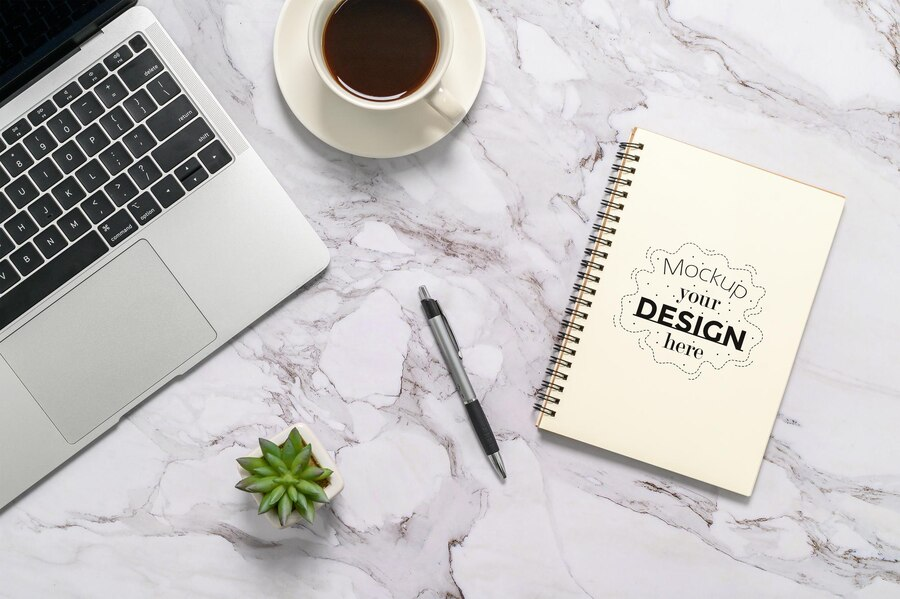
#> input picture mix.jpg, 900 x 599 px, given in place of the camera
$ jupyter execute --allow-errors 1_3-BasicOperations.ipynb   (text cells are left out)
#> lines starting #> are read from the running program, lines starting #| are printed output that depends on the picture; after the words box and inside, x2 and y2 are one past the last pixel; in counts of white or black regions, pixels touching at a corner belong together; pictures that were not available may be replaced by others from this repository, and a replacement may not be noted
[cell 1]
import numpy as np
import cv2

from matplotlib import pyplot as plt

[cell 2]
# yellow and blue images
import cv2
import numpy as np
cap = cv2.VideoCapture(0)

while(1):

    # Take each frame
    _, frame = cap.read()
#> frame is the input picture: shape (599, 900, 3); mean B, G, R 194.2, 195.5, 198.2

    # Convert BGR to HSV
    hsv = cv2.cvtColor(frame, cv2.COLOR_BGR2HSV)
#> hsv: shape (599, 900, 3); mean H, S, V 94.6, 15.5, 199.7

    cv2.imshow("hsv",hsv)

    # define range of blue color in HSV
    lower_yellow = np.array([20, 100, 100])
    upper_yellow = np.array([30, 255, 255])

    lower_blue = np.array([110,50,50])
    upper_blue = np.array([130,255,255])

    # Threshold the HSV image to get only yellow colors
    mask = cv2.inRange(hsv, lower_yellow, upper_yellow)
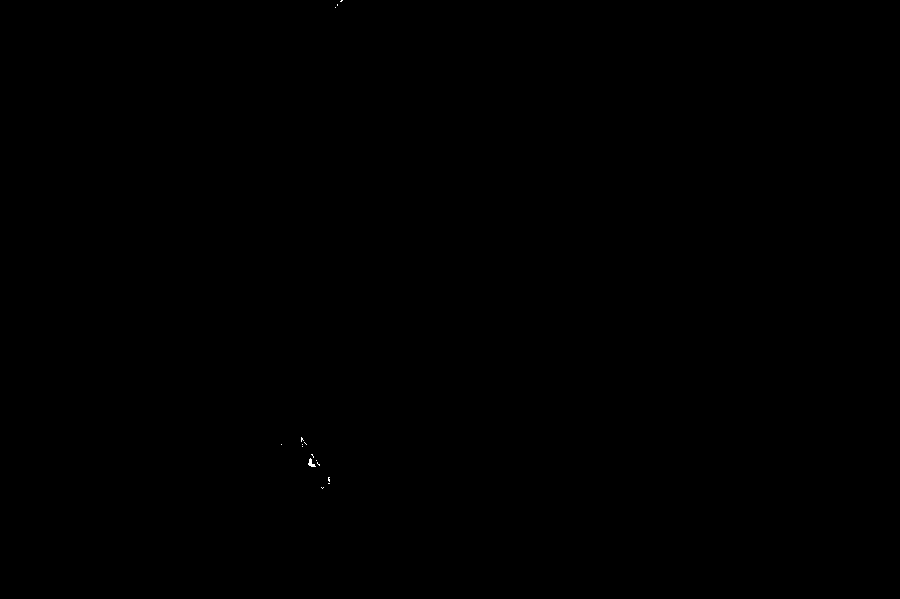
#> mask: shape (599, 900); 0.01% white in thin lines or dots, all inside (x1, y1, x2, y2) = (281, 0, 343, 489)
    mask2 = cv2.inRange(hsv, lower_blue, upper_blue)
#> mask2: shape (599, 900); every value is 0
    """
    nRange() function returns an array of elements equal to 255 if the elements of the given array lie between
    the two arrays representing the upper bounds and the lower bounds or the inRange() function returns an array of
    elements equal to 0 if the elements
    of the given array do not lie between the two arrays representing the upper bounds and the lower bounds.
    """

    # Bitwise-AND mask and original image
    res = cv2.bitwise_and(frame,frame, mask= mask) # sadece frame ve mask da nonzero olmayanlar
    res2 = cv2.bitwise_and(frame,frame, mask= mask2)
#> res2: shape (599, 900, 3); every value is 0
    """
    The operation of "And" will be performed only if mask[i] doesn't equal zero, else the the result of and operation will be zero.
    """
    multiple=cv2.bitwise_or(res,res2)

    cv2.imshow('frame',frame)
    cv2.imshow('mask',mask)
    cv2.imshow('res',res)
    cv2.imshow('res2',res2)

    # for multiple color
    cv2.imshow("multiple",multiple)


    k = cv2.waitKey(5) & 0xFF
#> (key Esc is pressed here)
    if k == 27:
        break
cv2.destroyAllWindows()

[cell 3]
image=cv2.imread("demo_image3.jpg")

image_rgb=cv2.cvtColor(image,cv2.COLOR_BGR2RGB)
image_gray=cv2.cvtColor(image,cv2.COLOR_BGR2GRAY)

plt.figure(figsize=(16, 8))

plt.subplot(121)
plt.imshow(image_rgb)

plt.subplot(122)
plt.imshow(image_gray,cmap="gray")
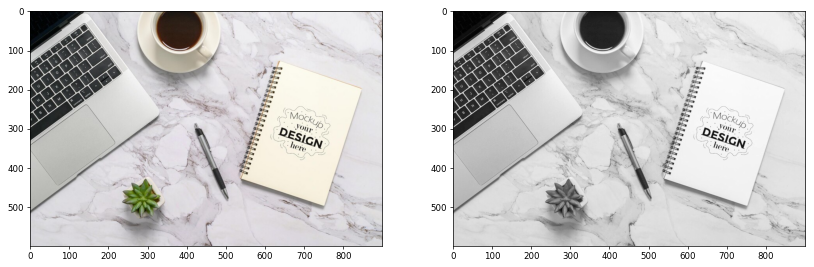
#> figure drawn by matplotlib, 2 panels

[cell 4]
ret,thres_image=cv2.threshold(image_gray,30,255,cv2.THRESH_BINARY)
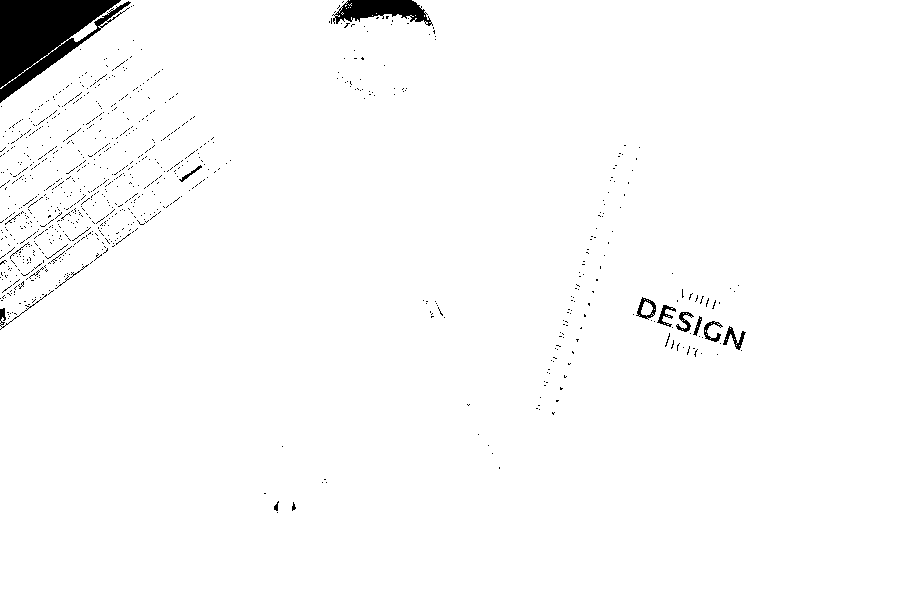
#> thres_image: shape (599, 900); 97.9% white; 871 black regions (855 under 20 px), largest, box (x1, y1, x2, y2) and area: (0, 0, 131, 103) 6706, (332, 0, 433, 26) 1481, (723, 326, 746, 350) 185

plt.imshow(thres_image,cmap="gray")

[cell 5]
thresh_mean = cv2.adaptiveThreshold(image_gray,255,cv2.ADAPTIVE_THRESH_MEAN_C,cv2.THRESH_BINARY,11,2)
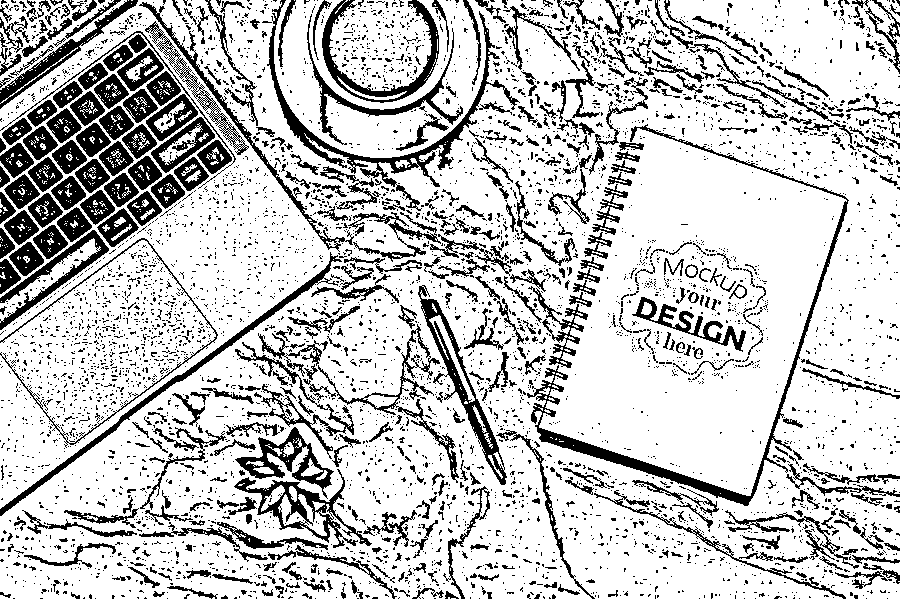
#> thresh_mean: shape (599, 900); 77.4% white; 5340 black regions (4807 under 20 px), largest, box (x1, y1, x2, y2) and area: (527, 124, 849, 506) 4776, (267, 0, 520, 211) 3967, (418, 285, 507, 485) 2518

thresh_gaussian = cv2.adaptiveThreshold(image_gray,255,cv2.ADAPTIVE_THRESH_GAUSSIAN_C,cv2.THRESH_BINARY,11,2)
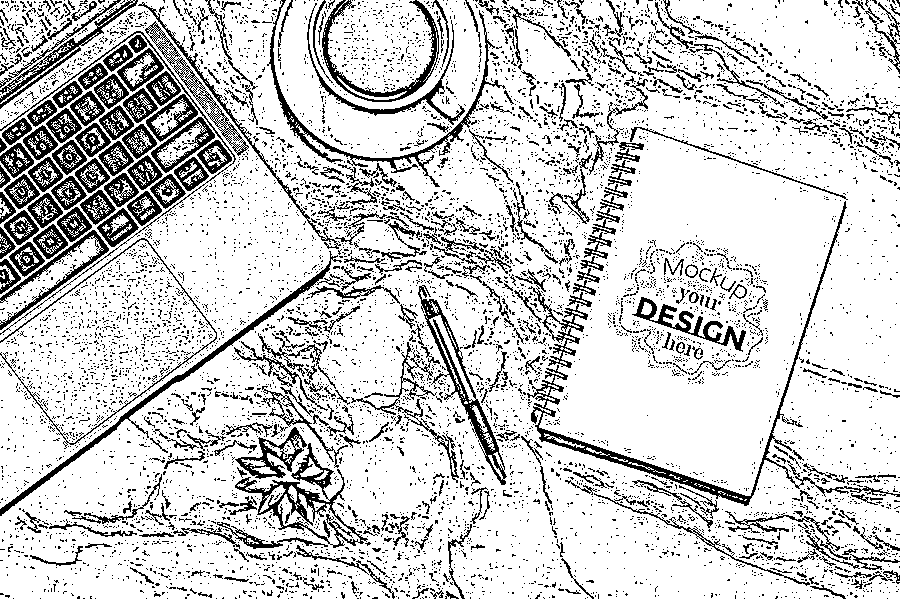
#> thresh_gaussian: shape (599, 900); 80.8% white; black in thin lines or dots

plt.figure(figsize=(16, 8))

plt.subplot(121)
plt.imshow(thresh_mean,cmap="gray")

plt.subplot(122)
plt.imshow(thresh_gaussian,cmap="gray")

[cell 6]
image=cv2.imread("demo_image3.jpg")
image_rgb=cv2.cvtColor(image,cv2.COLOR_BGR2RGB)

kernel = np.ones((5,5),np.float32)/25
#> (the rest of this cell did not finish here and is left out)

[cell 7]
image=cv2.imread("demo_image3.jpg")
image_rgb=cv2.cvtColor(image,cv2.COLOR_BGR2RGB)

#> (the rest of this cell did not finish here and is left out)

[cell 8]
image=cv2.imread("demo_image3.jpg")

image_gray=cv2.cvtColor(image,cv2.COLOR_BGR2GRAY)

#> (the rest of this cell did not finish here and is left out)

[cell 9]
image=cv2.imread("demo_image3.jpg")

rgb_image=cv2.cvtColor(image,cv2.COLOR_BGR2RGB)

[cell 10]
lower_reso = cv2.pyrDown(rgb_image) # cv2.pyrUp(lower_reso) for more resolution
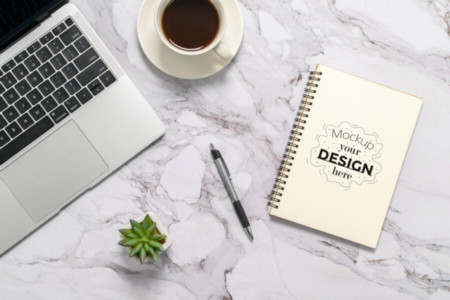
#> lower_reso: shape (300, 450, 3); mean R, G, B 198.1, 195.4, 194.2
lower_reso2 = cv2.pyrDown(lower_reso)
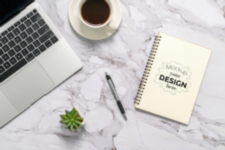
#> lower_reso2: shape (150, 225, 3); mean R, G, B 198, 195.3, 194

plt.figure(figsize=(16, 8))

plt.subplot(131),plt.imshow(rgb_image),plt.title('Original')
plt.xticks([]), plt.yticks([])

plt.subplot(132),plt.imshow(lower_reso),plt.title('Lower res')
plt.xticks([]), plt.yticks([])

plt.subplot(133),plt.imshow(lower_reso2),plt.title('more Lower res')
plt.xticks([]), plt.yticks([])

plt.show()

[cell 11]
image=cv2.imread("images/road.png")
image_rgb=cv2.cvtColor(image,cv2.COLOR_BGR2RGB)
image_gray=cv2.cvtColor(image,cv2.COLOR_BGR2GRAY)

[cell 12]
edges = cv2.Canny(image_gray, 50, 200)
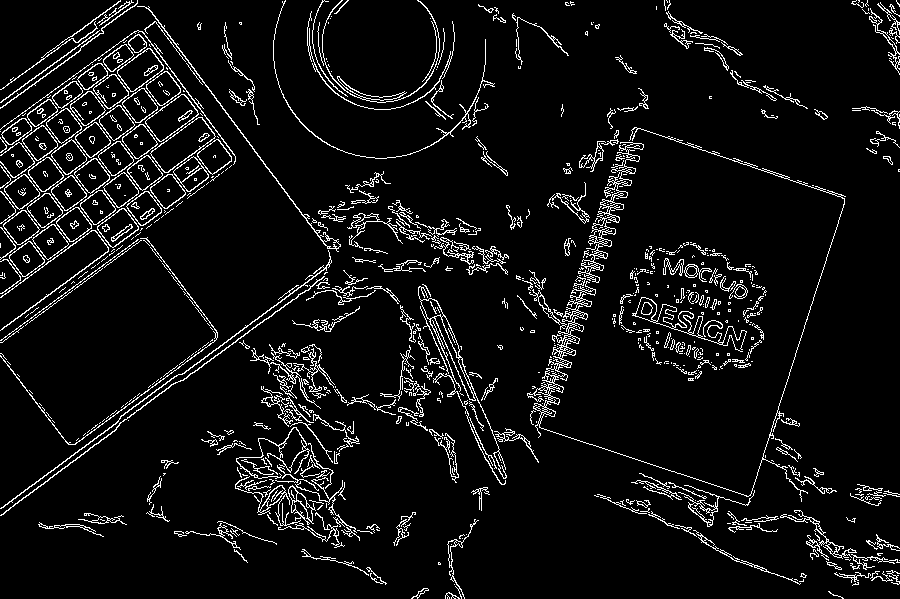
#> edges: shape (599, 900); 6.6% white in thin lines or dots
plt.imshow(edges,cmap="gray")

[cell 13]
lines = cv2.HoughLinesP(edges, 1, np.pi/180, 75, minLineLength=10, maxLineGap=250)
#> lines = 149 rows, first 6: [147, 8, 505, 483], [730, 557, 899, 36], [18, 115, 791, 366], [528, 446, 668, 15], [2, 257, 330, 18], [40, 486, 478, 144]

[cell 14]
# Draw lines on the image
for line in lines:
    x1, y1, x2, y2 = line[0]
    cv2.line(image_rgb, (x1, y1), (x2, y2), (255, 0, 0), 2)
#> this loop made 149 passes
#> (x1, y1, x2, y2) on passes 1 to 12: (147, 8, 505, 483), (730, 557, 899, 36), (18, 115, 791, 366), (528, 446, 668, 15), (2, 257, 330, 18), (40, 486, 478, 144), (2, 295, 326, 59), (1, 329, 431, 16), (6, 186, 226, 26), (9, 255, 884, 540), (531, 451, 672, 17), (530, 448, 670, 15)
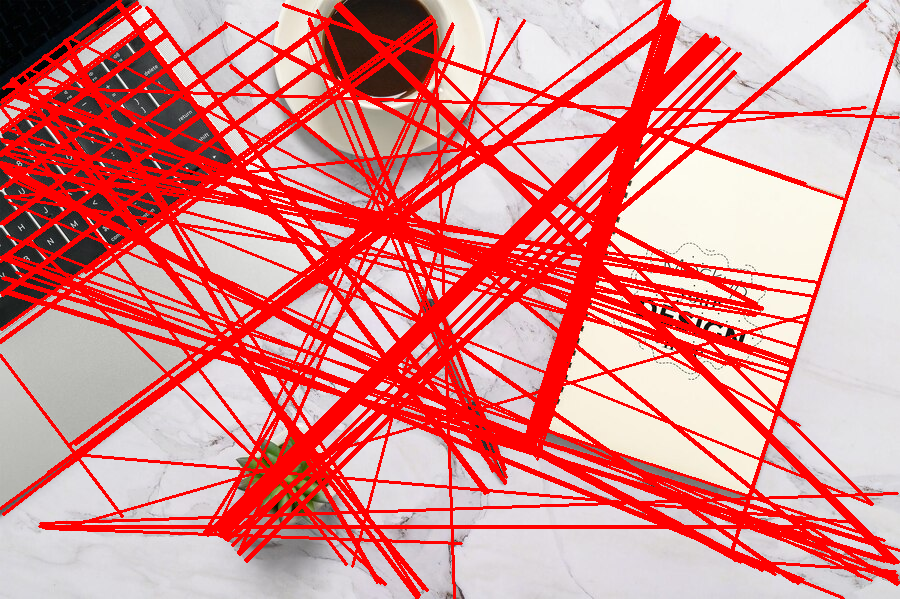
#> image_rgb: shape (599, 900, 3); mean R, G, B 220.5, 136.8, 136.2
# Show result
plt.imshow(image_rgb)
